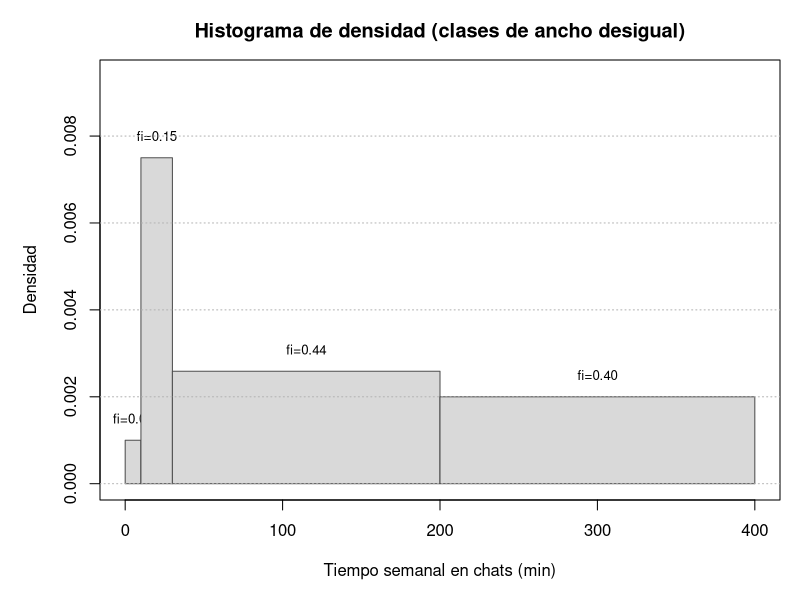

Source code (R):
## ---- chunk 1
knitr::opts_chunk$set(echo = TRUE)
## ---- chunk 2
# Vector de sueldos (€)
sueldos <- c(1150,1200,1300,1450,1000,1350,1900,1230,1450,1010,1500,1450)
## ---- chunk 3
mean(sueldos)
## ---- chunk 4
median(sueldos)
## ---- chunk 5
K <- 200
mediaK <- mean(sueldos+K)
medianaK <- median(sueldos+K)

mediaK;medianaK

## ---- chunk 6
J <- 0.12
mediaJ <- mean(sueldos*J)
medianaJ <- median(sueldos*J)

mediaJ;medianaJ

## ---- chunk 7
aumento <- 100
#Detectamos el maximo, el minimo y seleccionamos al cualquiera
i_max <- which.max(sueldos)
i_min <- which.min(sueldos)
i_any <- 6  # cualquiera
#Calculamos las medias con cada transformación:
media_max <- mean(replace(sueldos, i_max, sueldos[i_max] + aumento))
media_min <- mean(replace(sueldos, i_min, sueldos[i_min] + aumento))
media_any <- mean(replace(sueldos, i_any, sueldos[i_any] + aumento))
media_max;media_min;media_any;

#Calculamos las medianas con cada transformación:
median_max <- median(replace(sueldos, i_max, sueldos[i_max] + aumento))
median_min <- median(replace(sueldos, i_min, sueldos[i_min] + aumento))
median_any <- median(replace(sueldos, i_any, sueldos[i_any] + aumento))
median_max;median_min;median_any

## ---- chunk 8
# Clases (minutos/semana) y frecuencias relativas
breaks <- c(0, 10, 30, 200, 400)       # límites de clase
fi     <- c(0.01, 0.15, 0.44, 0.40)    # proporciones por clase (suman 1)

# Marcas de clase
mids <- (head(breaks, -1) + tail(breaks, -1)) / 2

# Media de datos agrupados: sum(fi * marca)
media_chat <- sum(fi * mids)
media_chat
## ---- chunk 9
op <- par(no.readonly = TRUE); par(mar = c(5,5,3,1))

widths  <- diff(breaks)
heights <- fi / widths          # densidad = fi / ancho

plot(0, 0, type = "n",
     xlim = range(breaks), ylim = c(0, max(heights) * 1.25),
     xlab = "Tiempo semanal en chats (min)", ylab = "Densidad",
     main = "Histograma de densidad (clases de ancho desigual)")

for (i in seq_along(heights)) {
  rect(breaks[i], 0, breaks[i+1], heights[i],
       col = "gray85", border = "gray30")
  text(x = (breaks[i]+breaks[i+1])/2,
       y = heights[i]+0.0005,
       labels = sprintf("fi=%.2f", fi[i]), cex = 0.8)
}
abline(h = pretty(par("yaxp")[1:2]), lty = 3, col = "gray70")

par(op)
